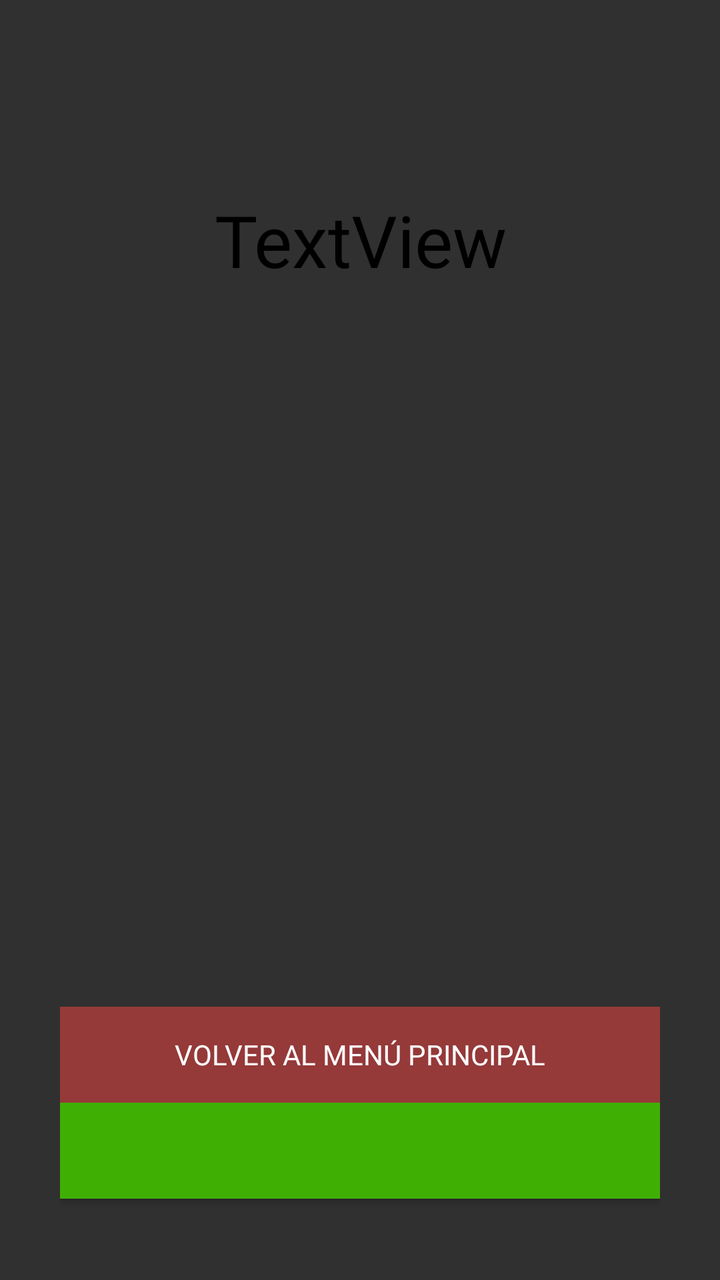
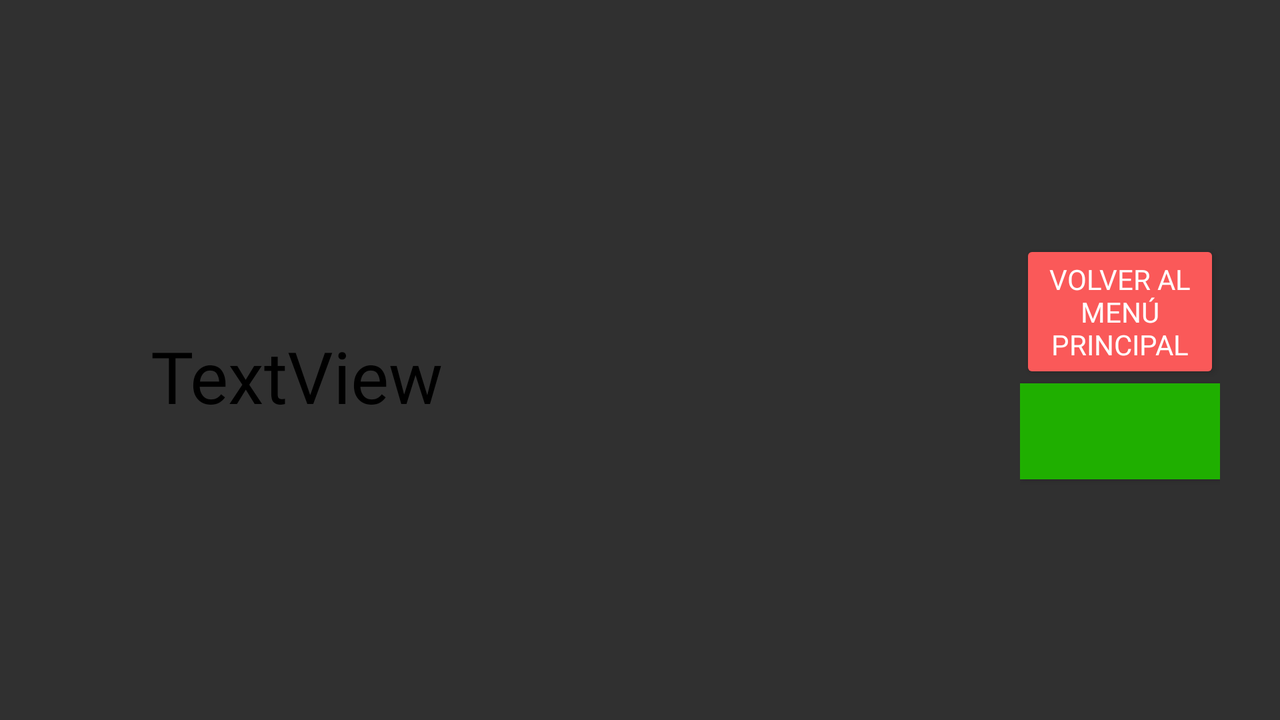

One screen, two layout resources from the same app: the default and the repository's alternative for another configuration. Each is rendered where Android would select it; the XML of both is given below.
<!-- AndroidManifest.xml: application theme AppTheme -->
<!-- res/layout/activity_end_screen.xml -->
<?xml version="1.0" encoding="utf-8"?>
<androidx.constraintlayout.widget.ConstraintLayout xmlns:android="http://schemas.android.com/apk/res/android"
    xmlns:app="http://schemas.android.com/apk/res-auto"
    xmlns:tools="http://schemas.android.com/tools"
    android:id="@+id/root_layout_end"
    android:background="@drawable/gradient_animation"
    android:layout_width="match_parent"
    android:layout_height="match_parent"
    tools:context=".EndScreen">


    <LinearLayout
        android:layout_width="match_parent"
        android:layout_height="match_parent"
        android:layout_margin="30dp"
        android:background="#00FFFFFF"
        android:orientation="vertical"
        app:layout_constraintBottom_toBottomOf="parent"
        app:layout_constraintEnd_toEndOf="parent"
        app:layout_constraintStart_toStartOf="parent"
        app:layout_constraintTop_toTopOf="parent">

        <LinearLayout
            android:layout_width="match_parent"
            android:layout_height="204dp"
            android:gravity="center|left"
            android:orientation="vertical">

            <TextView
                android:id="@+id/textViewResultado"
                android:layout_width="match_parent"
                android:layout_height="wrap_content"
                android:fontFamily="@font/fontdiner_swanky"
                android:text="TextView"
                android:textAlignment="center"
                android:textColor="#000000"
                android:textSize="36sp" />

            <TextView
                android:id="@+id/textViewStats"
                android:layout_width="match_parent"
                android:layout_height="wrap_content"
                android:textAlignment="center"
                android:textColor="#252525"
                android:textSize="18sp" />
        </LinearLayout>

        <LinearLayout
            android:layout_width="match_parent"
            android:layout_height="259dp"
            android:gravity="center"
            android:orientation="vertical">

            <ImageView
                android:id="@+id/imageViewCute"
                android:layout_width="match_parent"
                android:layout_height="wrap_content"
                android:background="#00FFFFFF"
                android:scaleType="centerInside"
                app:srcCompat="@android:drawable/list_selector_background" />
        </LinearLayout>

        <LinearLayout
            android:layout_width="match_parent"
            android:layout_height="match_parent"
            android:gravity="center"
            android:orientation="vertical">

            <Button
                android:id="@+id/buttonMainScreen"
                android:layout_width="match_parent"
                android:layout_height="wrap_content"
                android:background="#953939"
                android:fontFamily="@font/fontdiner_swanky"
                android:text="Volver al menú principal" />

            <Button
                android:id="@+id/buttonTryOrPass"
                android:layout_width="match_parent"
                android:layout_height="wrap_content"
                android:background="#40AF04"
                android:fontFamily="@font/fontdiner_swanky" />
        </LinearLayout>

    </LinearLayout>



</androidx.constraintlayout.widget.ConstraintLayout>
<!-- resources referenced by this layout -->
<resources>
  <style name="AppTheme" parent="Theme.AppCompat.NoActionBar">
          
          <item name="colorPrimary">@color/colorPrimary</item>
          <item name="colorPrimaryDark">@color/colorTransparent</item>
          <item name="colorAccent">@color/colorAccent</item>
      </style>
  <color name="colorPrimary">#6200EE</color>
  <color name="colorTransparent">#00FFFF</color>
  <color name="colorAccent">#03DAC5</color>
</resources>
<!-- res/layout-land/activity_end_screen.xml (the repository's variant of the layout above) -->
<!-- drawn on the phone turned sideways -->
<?xml version="1.0" encoding="utf-8"?>
<androidx.constraintlayout.widget.ConstraintLayout xmlns:android="http://schemas.android.com/apk/res/android"
    xmlns:app="http://schemas.android.com/apk/res-auto"
    xmlns:tools="http://schemas.android.com/tools"
    android:id="@+id/root_layout_end"
    android:background="@drawable/gradient_animation"
    android:layout_width="match_parent"
    android:layout_height="match_parent"
    tools:context=".EndScreen">


    <LinearLayout
        android:layout_width="match_parent"
        android:layout_height="match_parent"
        android:layout_margin="30dp"
        android:background="#00FFFFFF"
        app:layout_constraintBottom_toBottomOf="parent"
        app:layout_constraintEnd_toEndOf="parent"
        app:layout_constraintStart_toStartOf="parent"
        app:layout_constraintTop_toTopOf="parent">

        <LinearLayout
            android:layout_width="236dp"
            android:layout_height="340dp"
            android:gravity="center|left"
            android:orientation="vertical">

            <TextView
                android:id="@+id/textViewResultado"
                android:layout_width="match_parent"
                android:layout_height="wrap_content"
                android:fontFamily="@font/fontdiner_swanky"
                android:text="TextView"
                android:textAlignment="center"
                android:textColor="#000000"
                android:textSize="36sp" />

            <TextView
                android:id="@+id/textViewStats"
                android:layout_width="match_parent"
                android:layout_height="wrap_content"
                android:textAlignment="center"
                android:textColor="#1B1B1B"
                android:textSize="18sp" />
        </LinearLayout>

        <LinearLayout
            android:layout_width="244dp"
            android:layout_height="match_parent"
            android:gravity="center"
            android:orientation="vertical">

            <ImageView
                android:id="@+id/imageViewCute"
                android:layout_width="match_parent"
                android:layout_height="wrap_content"
                android:background="#00FFFFFF"
                android:scaleType="centerInside"
                app:srcCompat="@android:drawable/list_selector_background" />
        </LinearLayout>

        <LinearLayout
            android:layout_width="match_parent"
            android:layout_height="match_parent"
            android:gravity="center"
            android:orientation="vertical">

            <Button
                android:id="@+id/buttonMainScreen"
                android:layout_width="match_parent"
                android:layout_height="wrap_content"
                android:backgroundTint="#FA5959"
                android:fontFamily="@font/fontdiner_swanky"
                android:text="Volver al menú principal" />

            <Button
                android:id="@+id/buttonTryOrPass"
                android:layout_width="match_parent"
                android:layout_height="wrap_content"
                android:background="#1FAF00"
                android:fontFamily="@font/fontdiner_swanky" />
        </LinearLayout>

    </LinearLayout>



</androidx.constraintlayout.widget.ConstraintLayout>
